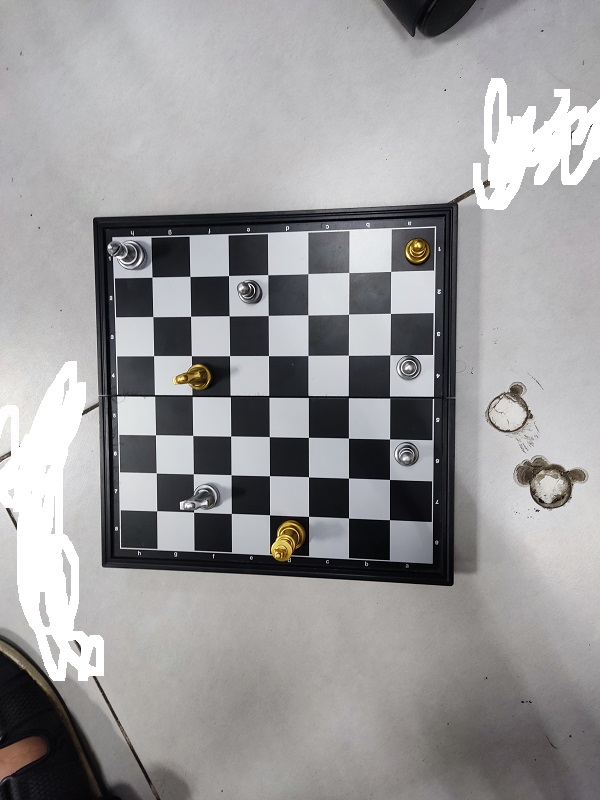
#> input picture test5.jpg, 600 x 800 px
$ jupyter execute ExtractChessBoard.ipynb
#> lines starting #> are read from the running program, lines starting #| are printed output that depends on the picture; after the words box and inside, x2 and y2 are one past the last pixel; in counts of white or black regions, pixels touching at a corner belong together
[cell 1]
import cv2
import matplotlib.pyplot as plt
import numpy as np
import operator

[cell 2]
BOARD_SIZE = 256
CELL_SIZE = 32 # 256/8
BLACK_THRESHOLD = 127 # nếu giá trị trung bình của matrix của CELL < BLACK_THRESHOLD thì cell là black

[cell 3]
def preprocess_image(img,skip_dilate=False):
    img = cv2.GaussianBlur(img.copy(), (15, 15), 0)
    img = cv2.adaptiveThreshold(img, 255, cv2.ADAPTIVE_THRESH_GAUSSIAN_C, cv2.THRESH_BINARY, 11, 2)
    img = cv2.bitwise_not(img, img)
    if not skip_dilate:
        kernel = np.array([[0., 1., 0.], [1., 1., 1.], [0., 1., 0.]],np.uint8)
        img = cv2.dilate(img, kernel, iterations=1)
    return img

[cell 4]
def find_corners_of_largest_polygon(img):
    #Finds the 4 extreme corners of the largest contour in the image.
    contours, h = cv2.findContours(img.copy(), cv2.RETR_EXTERNAL, cv2.CHAIN_APPROX_SIMPLE)  # Find external contours
    contours = sorted(contours, key=cv2.contourArea, reverse=True)  # Sort by area, descending
    polygon = contours[0]  # Largest image
    # Use of `operator.itemgetter` with `max` and `min` allows us to get the index of the point
    # Each point is an array of 1 coordinate, hence the [0] getter, then [0] or [1] used to get x and y respectively.

    # Bottom-right point has the largest (x + y) value
    # Top-left has point smallest (x + y) value
    # Bottom-left point has smallest (x - y) value
    # Top-right point has largest (x - y) value
    bottom_right, _ = max(enumerate([pt[0][0] + pt[0][1] for pt in polygon]), key=operator.itemgetter(1))
    top_left, _ = min(enumerate([pt[0][0] + pt[0][1] for pt in polygon]), key=operator.itemgetter(1))
    bottom_left, _ = min(enumerate([pt[0][0] - pt[0][1] for pt in polygon]), key=operator.itemgetter(1))
    top_right, _ = max(enumerate([pt[0][0] - pt[0][1] for pt in polygon]), key=operator.itemgetter(1))

    # Return an array of all 4 points using the indices
    # Each point is in its own array of one coordinate
    return [polygon[top_left][0], polygon[top_right][0], polygon[bottom_right][0], polygon[bottom_left][0]]

[cell 5]
def distance_between(p1, p2):
    a = p2[0] - p1[0]
    b = p2[1] - p1[1]
    return np.sqrt((a ** 2) + (b ** 2))

def crop_and_warp(img, points):
    # Rectangle described by top left, top right, bottom right and bottom left points
    top_left, top_right, bottom_right, bottom_left = points[0], points[1], points[2], points[3]

    # Explicitly set the data type to float32 or `getPerspectiveTransform` will throw an error
    src = np.array([top_left, top_right, bottom_right, bottom_left], dtype='float32')

    # Get the longest side in the rectangle
    side = max([
        distance_between(bottom_right, top_right),
        distance_between(top_left, bottom_left),
        distance_between(bottom_right, bottom_left),
        distance_between(top_left, top_right)
    ])
    # Describe a square with side of the calculated length, this is the new perspective we want to warp to
    dst = np.array([[0, 0], [side - 1, 0], [side - 1, side - 1], [0, side - 1]], dtype='float32')

    # Gets the transformation matrix for skewing the image to fit a square by comparing the 4 before and after points
    m = cv2.getPerspectiveTransform(src, dst)

    # Performs the transformation on the original image
    return cv2.warpPerspective(img, m, (int(side), int(side)))

[cell 6]
def split_cells(img):
    squares = []
    side = img.shape[:1][0]/8
    for i in range(8):
        for j in range(8):
            p1 = (int(i * side), int(j * side))  # Top left corner of a bounding box
            p2 = (int((i + 1) * side), int((j + 1) * side))  # Bottom right corner of bounding box
            squares.append((p1, p2))
    return squares

[cell 7]
def display_rects(in_img, rects, colour=255):
    """Displays rectangles on the image."""
    img = in_img.copy()
    for rect in rects:
        img = cv2.rectangle(img, tuple(int(x) for x in rect[0]), tuple(int(x) for x in rect[1]), colour)
    plt_show(img)

[cell 8]
def plt_show(img,cmap='gray'):
    plt.imshow(img,cmap=cmap)
    plt.xticks([])
    plt.yticks([])
    plt.show()

[cell 9]
def get_chessboard(filename):
#> called with filename = 'test5.jpg'
    original_image = cv2.resize(cv2.imread(filename,0),(512,512))
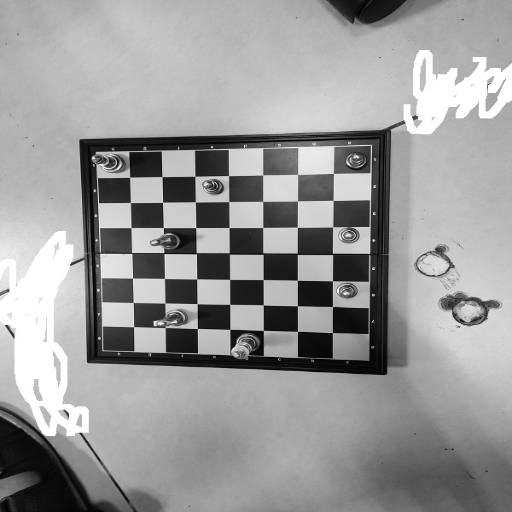
#> original_image: shape (512, 512); min 0, max 255, mean 152.9
    preprocessed_image = preprocess_image(original_image)
#> in preprocess_image, `img = cv2.adaptiveThreshold(img, 255, cv2.ADAPTIVE_THRESH_GAUSSIAN_C, ..`:
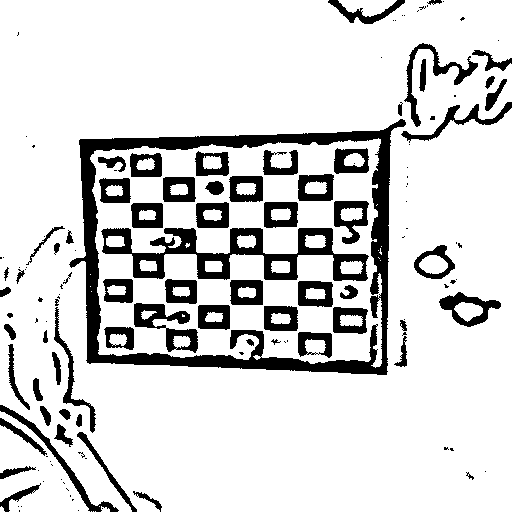
#> img: shape (512, 512); 84% white; 138 black regions (70 under 20 px), largest, box (x1, y1, x2, y2) and area: (69, 119, 406, 375) 12601, (101, 228, 369, 281) 5194, (134, 303, 198, 353) 1264
#> in preprocess_image, `img = cv2.dilate(img, kernel, iterations=1)`:
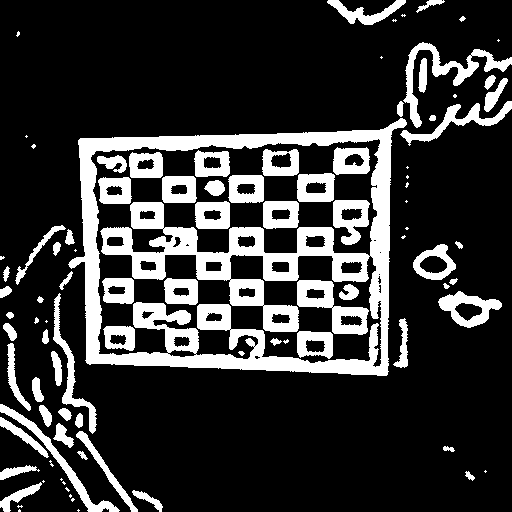
#> img: shape (512, 512); 20.6% white; 95 white regions (29 under 20 px)

    plt.imshow (preprocessed_image)
    points = find_corners_of_largest_polygon(preprocessed_image)
#> in find_corners_of_largest_polygon, `contours, h = cv2.findContours(img.copy(), cv2.RETR_EXTERNAL, cv2.CHAI..`: contours = 73 contours, 31 with area under 20; largest, box (x1, y1, x2, y2) and area: (68, 118, 407, 376) 71724, (403, 42, 512, 128) 1534, (438, 291, 502, 328) 1292, (0, 404, 120, 512) 1104, (413, 244, 456, 280) 988; h = 73 rows, first 6: [1, -1, -1, -1], [2, 0, -1, -1], [3, 1, -1, -1], [4, 2, -1, -1], [5, 3, -1, -1], [6, 4, -1, -1]
#> in find_corners_of_largest_polygon, `polygon = contours[0]`: polygon = contour of 218 points, box (x1, y1, x2, y2) (68, 118, 407, 376), area 71724
#> in find_corners_of_largest_polygon, `bottom_right, _ = max(enumerate([pt[0][0] + pt[0][1] for pt in polygon..`: bottom_right = 149
#> in find_corners_of_largest_polygon, `top_left, _ = min(enumerate([pt[0][0] + pt[0][1] for pt in polygon]), ..`: top_left = 47
#> in find_corners_of_largest_polygon, `bottom_left, _ = min(enumerate([pt[0][0] - pt[0][1] for pt in polygon]..`: bottom_left = 103
#> in find_corners_of_largest_polygon, `top_right, _ = max(enumerate([pt[0][0] - pt[0][1] for pt in polygon]),..`: top_right = 214
#> points = [[80, 138], [405, 120], [386, 375], [86, 362]]

    # remove board border by 7%
    cropped_image = crop_and_warp(original_image,points)
#> in crop_and_warp, `top_left, top_right, bottom_right, bottom_left = points[0], points[1],..`: top_left = [80, 138]; top_right = [405, 120]; bottom_right = [386, 375]; bottom_left = [86, 362]
#> in crop_and_warp, `src = np.array([top_left, top_right, bottom_right, bottom_left], dtype..`: src = [[80, 138], [405, 120], [386, 375], [86, 362]]
#> in distance_between, `a = p2[0] - p1[0]`: a = 19
#> in distance_between, `b = p2[1] - p1[1]`: b = -255
#> in crop_and_warp, `side = max([ distance_between(bottom_right, top_right), distance_betwe..`: side = 325.5
#> in crop_and_warp, `dst = np.array([[0, 0], [side - 1, 0], [side - 1, side - 1], [0, side ..`: dst = [[0, 0], [324.5, 0], [324.5, 324.5], [0, 324.5]]
#> in crop_and_warp, `m = cv2.getPerspectiveTransform(src, dst)`: m = [[1.13, -0.0302, -86.04], [0.0737, 1.33, -189.5], [0.000419, -0.000321, 1]]
#> in crop_and_warp, `return cv2.warpPerspective(img, m, (int(side), int(side)))`:
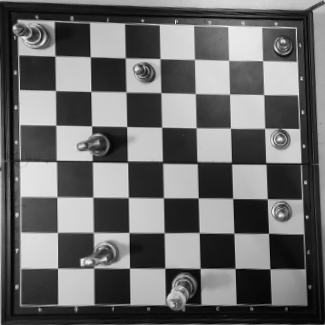
#> returned value: shape (325, 325); min 1, max 245, mean 107
    chieucao, chieurong = cropped_image.shape
#> chieucao = 325; chieurong = 325
    five_percent = chieucao // 100 * 5
#> five_percent = 15
    cropped_image = cropped_image[five_percent: chieucao - five_percent, five_percent: chieurong - five_percent]
    cropped_image = cv2.resize(cropped_image, (BOARD_SIZE, BOARD_SIZE))
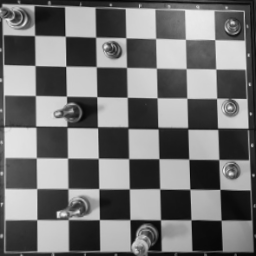
#> cropped_image: shape (256, 256); min 2, max 238, mean 115.5

    fig = plt.figure(figsize=(10, 7))
    fig.add_subplot(1, 2, 1)
    plt.imshow(original_image,cmap='gray')
    plt.xticks([])
    plt.yticks([])
#     plt.axis('off')
    plt.title("Original Image")

    fig.add_subplot(1, 2, 2)
    plt.imshow(cropped_image,cmap='gray')
    plt.xticks([])
    plt.yticks([])
#     plt.axis('off')
    plt.title("Extracted ChessBoard")
    plt.show()
    return cropped_image

[cell 10]
chessboard = get_chessboard('test5.jpg')

[cell 11]
display_rects(chessboard,split_cells(chessboard))
#> the loop in display_rects, `for rect in rects:` made 64 passes
#> rect on passes 1 to 12: ((0, 0), (32, 32)), ((0, 32), (32, 64)), ((0, 64), (32, 96)), ((0, 96), (32, 128)), ((0, 128), (32, 160)), ((0, 160), (32, 192)), ((0, 192), (32, 224)), ((0, 224), (32, 256)), ((32, 0), (64, 32)), ((32, 32), (64, 64)), ((32, 64), (64, 96)), ((32, 96), (64, 128))
#> pass 1, in display_rects, `img = cv2.rectangle(img, tuple(int(x) for x in rect[0]), tuple(int(x) ..`:
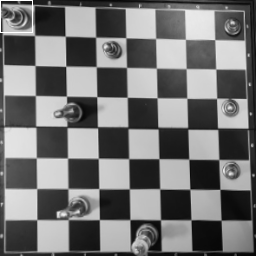
#> img: shape (256, 256); 0.2% of pixels changed, all inside (x1, y1, x2, y2) = (0, 0, 33, 33)
#> pass 2, in display_rects, `img = cv2.rectangle(img, tuple(int(x) for x in rect[0]), tuple(int(x) ..`:
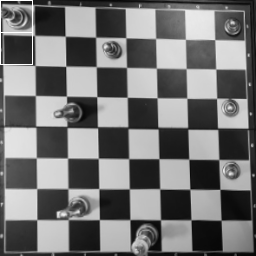
#> img: shape (256, 256); 0.14% of pixels changed, all inside (x1, y1, x2, y2) = (0, 33, 33, 65)
#> pass 3, in display_rects, `img = cv2.rectangle(img, tuple(int(x) for x in rect[0]), tuple(int(x) ..`:
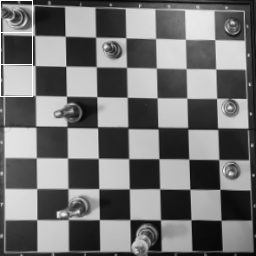
#> img: shape (256, 256); 0.14% of pixels changed, all inside (x1, y1, x2, y2) = (0, 65, 33, 97)
#> after the loop in display_rects, `for rect in rects:`:
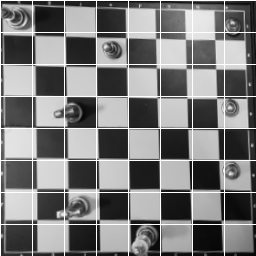
#> img: shape (256, 256); 5.67% of pixels changed, all inside (x1, y1, x2, y2) = (0, 0, 256, 256)

[cell 12]
cells = split_cells(chessboard)
#> cells = 64 items
print(len(cells))
#| 64

[cell 13]
fig = plt.figure(figsize=(8, 8))
columns = 8
rows = 8
cells = split_cells(chessboard)
for i in range(64):
    cell = cells[i]
    (r1,c1),(r2,c2) = cell
    fig.add_subplot(rows, columns, i+1)
    plt.xticks([])
    plt.yticks([])
    plt.imshow(chessboard[r1:r2,c1:c2],cmap='gray')
#> this loop made 64 passes
plt.show()
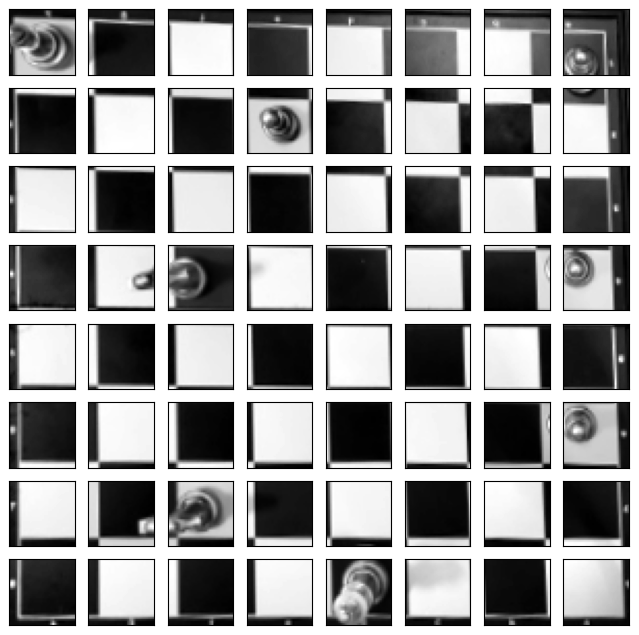
#> figure drawn by matplotlib, 64 panels

[cell 14]
columns = 8
rows = 8
cells = split_cells(chessboard)

for i in range(rows):
    for j in range(columns):
        cell = cells[i * rows + j]
        (r1,c1),(r2,c2) = cell
        cell_img = chessboard[r1:r2,c1:c2]
        if cell_img.mean() < BLACK_THRESHOLD:
            print ("Black ", end='')
        else:
            print ("White ", end='')
    print ("")

$ run again, with test1.jpg copied over test5.jpg
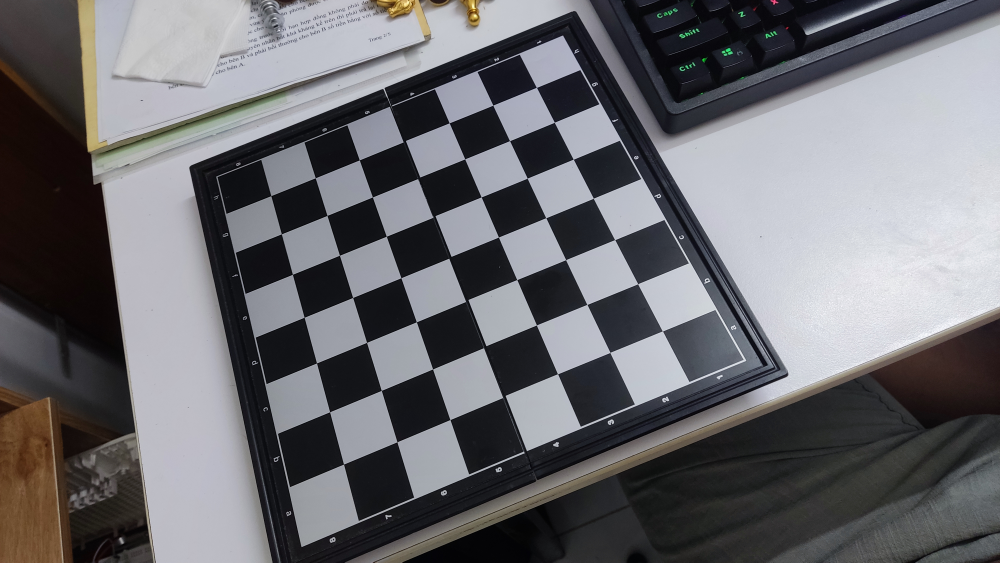
#> input picture test1.jpg, 4000 x 2250 px (shown at 1/4 size)
#> in preprocess_image, `img = cv2.dilate(img, kernel, iterations=1)`:
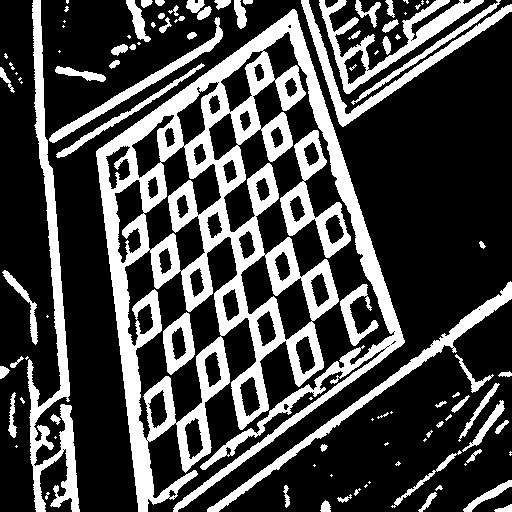
#> img: shape (512, 512); 27.8% white; 102 white regions (39 under 20 px)
#> contours = 100 contours, 44 with area under 20; largest, box (x1, y1, x2, y2) and area: (96, 9, 405, 512) 67056, (27, 0, 80, 512) 5845, (319, 0, 484, 94) 3397, (280, 130, 351, 258) 3241, (207, 281, 512, 512) 3038; h = 100 rows, first 6: [1, -1, -1, -1], [2, 0, -1, -1], [3, 1, -1, -1], [4, 2, -1, -1], [5, 3, -1, -1], [6, 4, -1, -1]
#> polygon = contour of 1934 points, box (x1, y1, x2, y2) (96, 9, 405, 512), area 67056
#> in find_corners_of_largest_polygon, `bottom_right, _ = max(enumerate([pt[0][0] + pt[0][1] for pt in polygon..`: bottom_right = 1714
#> in find_corners_of_largest_polygon, `top_left, _ = min(enumerate([pt[0][0] + pt[0][1] for pt in polygon]), ..`: top_left = 108
#> in find_corners_of_largest_polygon, `bottom_left, _ = min(enumerate([pt[0][0] - pt[0][1] for pt in polygon]..`: bottom_left = 194
#> in find_corners_of_largest_polygon, `top_right, _ = max(enumerate([pt[0][0] - pt[0][1] for pt in polygon]),..`: top_right = 1932
#> points = [[99, 148], [296, 11], [400, 346], [138, 511]]
#> in crop_and_warp, `top_left, top_right, bottom_right, bottom_left = points[0], points[1],..`: top_left = [99, 148]; top_right = [296, 11]; bottom_right = [400, 346]; bottom_left = [138, 511]
#> src = [[99, 148], [296, 11], [400, 346], [138, 511]]
#> a = -104
#> b = -335
#> in crop_and_warp, `side = max([ distance_between(bottom_right, top_right), distance_betwe..`: side = 365.1
#> dst = [[0, 0], [364.1, 0], [364.1, 364.1], [0, 364.1]]
#> m = [[2.18, -0.234, -181], [1.04, 1.5, -324.4], [0.000865, 0.000946, 1]]
#> the loop in display_rects, `for rect in rects:` made 64 passes
#> rect on passes 1 to 8: ((0, 0), (32, 32)), ((0, 32), (32, 64)), ((0, 64), (32, 96)), ((0, 96), (32, 128)), ((0, 128), (32, 160)), ((0, 160), (32, 192)), ((0, 192), (32, 224)), ((0, 224), (32, 256))
#> after the loop in display_rects, `for rect in rects:`:
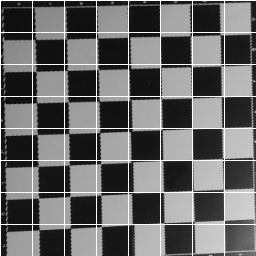
#> img: shape (256, 256); min 6, max 255, mean 104.9
#> cells = 64 items
#| 64
#> the loop `for i in range(64):` made 64 passes

$ run again, with test2.jpg copied over test5.jpg
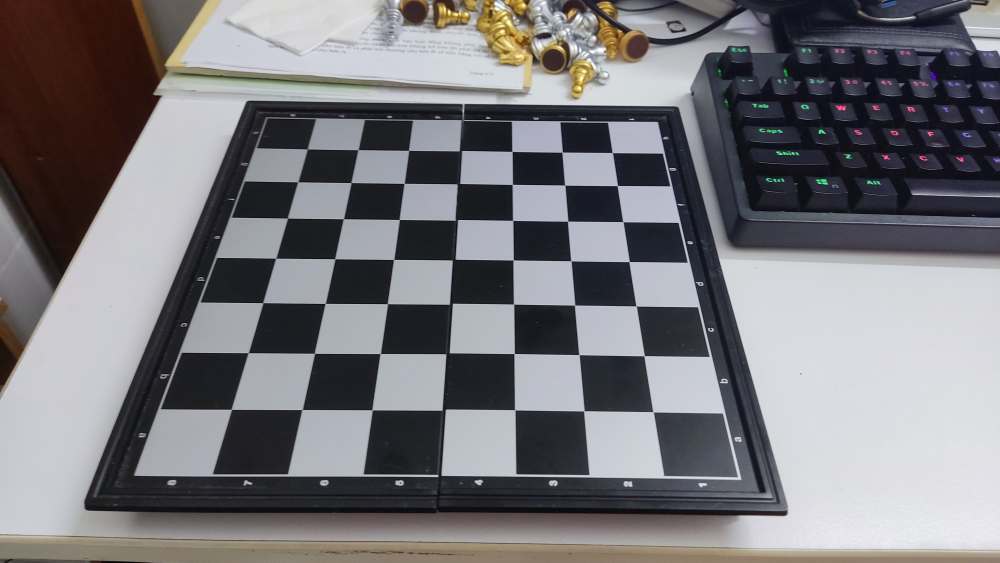
#> input picture test2.jpg, 4000 x 2250 px (shown at 1/4 size)
#> contours = 62 contours, 30 with area under 20; largest, box (x1, y1, x2, y2) and area: (42, 91, 405, 471) 109274, (352, 0, 512, 235) 20460, (0, 0, 106, 358) 3754, (280, 0, 393, 58) 1634, (88, 62, 273, 89) 1521; h = 62 rows, first 6: [1, -1, -1, -1], [2, 0, -1, -1], [3, 1, -1, -1], [4, 2, -1, -1], [5, 3, -1, -1], [6, 4, -1, -1]
#> polygon = contour of 378 points, box (x1, y1, x2, y2) (42, 91, 405, 471), area 109274
#> in find_corners_of_largest_polygon, `bottom_right, _ = max(enumerate([pt[0][0] + pt[0][1] for pt in polygon..`: bottom_right = 219
#> in find_corners_of_largest_polygon, `top_left, _ = min(enumerate([pt[0][0] + pt[0][1] for pt in polygon]), ..`: top_left = 0
#> in find_corners_of_largest_polygon, `bottom_left, _ = min(enumerate([pt[0][0] - pt[0][1] for pt in polygon]..`: bottom_left = 168
#> in find_corners_of_largest_polygon, `top_right, _ = max(enumerate([pt[0][0] - pt[0][1] for pt in polygon]),..`: top_right = 335
#> points = [[127, 91], [348, 98], [402, 470], [42, 463]]
#> in crop_and_warp, `top_left, top_right, bottom_right, bottom_left = points[0], points[1],..`: top_left = [127, 91]; top_right = [348, 98]; bottom_right = [402, 470]; bottom_left = [42, 463]
#> src = [[127, 91], [348, 98], [402, 470], [42, 463]]
#> a = -54
#> b = -372
#> in crop_and_warp, `side = max([ distance_between(bottom_right, top_right), distance_betwe..`: side = 381.6
#> dst = [[0, 0], [380.6, 0], [380.6, 380.6], [0, 380.6]]
#> m = [[1.98, 0.452, -292.3], [-0.0612, 1.93, -168], [-0.0001, 0.00196, 1]]
#> the loop in display_rects, `for rect in rects:` made 64 passes
#> rect on passes 1 to 8: ((0, 0), (32, 32)), ((0, 32), (32, 64)), ((0, 64), (32, 96)), ((0, 96), (32, 128)), ((0, 128), (32, 160)), ((0, 160), (32, 192)), ((0, 192), (32, 224)), ((0, 224), (32, 256))
#> after the loop in display_rects, `for rect in rects:`:
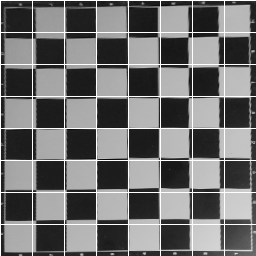
#> img: shape (256, 256); min 6, max 255, mean 112.5
#> cells = 64 items
#| 64
#> the loop `for i in range(64):` made 64 passes
